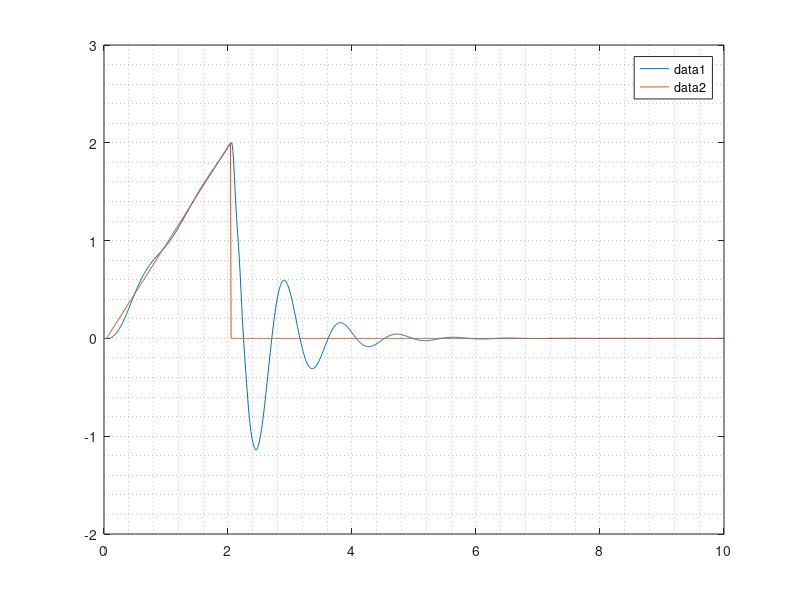

This chart was generated by the following MATLAB code: (Note: this script raises an error after producing the figure.)
close all; clear all; clc;
% Physical parameters
mb = 300;    % kg
mw = 60;     % kg
bs = 1000;   % N/m/s
ks = 16000 ; % N/m
kt = 190000; % N/m

% State matrices
A = [ 0 1 0 0; [-ks -bs ks bs]/mb ; ...
      0 0 0 1; [ks bs -ks-kt -bs]/mw];
B = [ 0 0; 0 1e3/mb ; 0 0 ; [kt -1e3]/mw];
C = [1 0 0 0; 1 0 -1 0; A(2,:)];
D = [0 0; 0 0; B(2,:)];
sys = ss(A,B,C,D);
ts = 0.01;
t = 0:ts:10;
r = zeros(size(t));
ramp = 0:ts:2;
idx_start = 5;
r(idx_start:idx_start+size(ramp,2)-1) = ramp;
f_c = 0 * ones(size(t));
u = [r', f_c'];
[y,tOut,x] = lsim(sys, u, t);
plot(t,x(:,1));
hold on
plot(t,r);
legend
grid minor
PID = pid(0,0,0);
[b,a] = ss2tf(A,B,C,D,2);
sys_tf = tf(b,a);
sys_cl = feedback(sys_tf,PID);
[y,tOut,x] = lsim(sys_cl, u, t);
figure
plot(t,x(:,1));
hold on
plot(t,r);
legend
grid minor

%err_pre = 0; err = 0; err_i = 0;
% Kp = 0; Ki = 0; Kd = 0;
% x = [0;0;0;0];
% x_save = zeros(max(size(t))+1,4);
% r_save = zeros(max(size(t)),1);
% x_save(1,:) = x; idx = 1;
% for t_=t
%     err_p = err;
%     err_i = err_i + err_p;
%     err_d = (err-err_pre)/ts;
%     u_t = Kp*err_p + Ki*err_i + Kd*err_d;
%     r_t = r(idx);
%     r_save(idx) = r_t;
%     u_save(idx) = u_t;
%     x_dot = A*x+B*[r_t; u_t];
%     y = C*x+D*[r_t; u_t];
%     x = x+x_dot*ts;
%     err_pre = err;
%     idx = idx + 1;
%     x_save(idx,:) = x;
%     err = x_save(idx,1) - x_save(idx-1,1);
% end
% figure
% plot(t,x_save(1:end-1,1),'DisplayName', 'body acc');
% hold on
% plot(t,r_save,'DisplayName', 'road profile');
% % hold on
% % plot(t,u_save);
% legend
% grid minor
